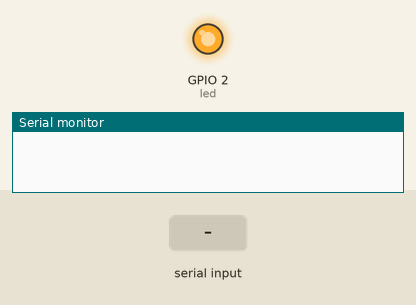
This sketch was run on a simulated ESP32. Parts: output pins drawn as LEDs (lit = HIGH), the last lines printed to the serial monitor. Dashed ring = blinking. Inputs (shaded band) come from the test bench.

Above: at 0.8 s.
0.9 s: "5\n" received over Serial
At 1.8 s:
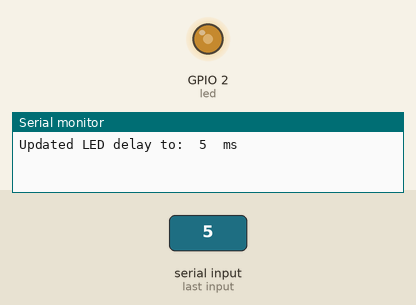
2.5 s: "90,45\n" received over Serial
At 2.81 s:
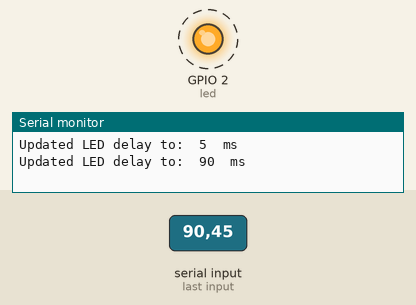
5.5 s: "30,150\n" received over Serial
7.0 s: "90\n" received over Serial
At 7.31 s:
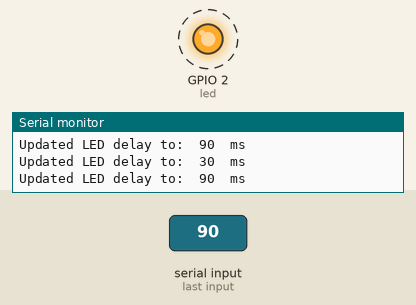
Timing chart, 0 to 11.0 s (numbered marks = the images above; inputs shaded):
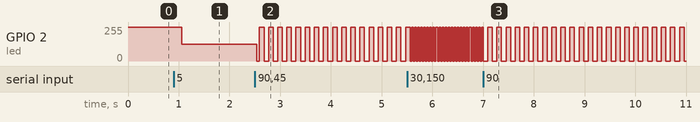

The sketch:

esp32_FreeRTOS_3b.ino
```cpp
/* FreeRTOS task scheduling */

#if CONFIG_FREERTOS_UNICORE
static const BaseType_t app_cpu = 0;
#else
static const BaseType_t app_cpu = 1;
#endif

static const int led = LED_BUILTIN;

unsigned long blinkPeriod = 1000;

static const uint8_t buf_len = 20;

/* task 1: blink a led */
void blinkLed(void *parameter) {
  while (1) {
    digitalWrite(led, HIGH);
    /* vTaskDelay() is non-blocking, tells the mcu
      to run other tasks until the delay time is up */
    vTaskDelay(blinkPeriod / portTICK_PERIOD_MS);
    digitalWrite(led, LOW);
    vTaskDelay(blinkPeriod / portTICK_PERIOD_MS);
  }
}

/* task 2: listen to the serial input */
void blinkRate(void *parameter) {
  char c;
  char buf[buf_len];
  uint8_t idx = 0;

  memset(buf, 0, buf_len);
  while (1) {
    if (Serial.available()) {
      c = Serial.read();
      if (c == '\n') {
        blinkPeriod = atoi(buf);
        Serial.print("Updated LED delay to:\t");
        Serial.print(blinkPeriod);
        Serial.println("\tms");
        memset(buf, 0, buf_len);
        idx = 0;
      }
      else {
        if (idx < buf_len - 1) {
          buf[idx] = c;
          idx++;
        }
      }
    }
  }
}

void setup() {
  pinMode(led, OUTPUT);
  Serial.begin(300);

  xTaskCreatePinnedToCore(blinkLed, "blink", 1024, NULL, 1, NULL, app_cpu);
  xTaskCreatePinnedToCore(blinkRate, "rate", 1024, NULL, 1, NULL, app_cpu);

  vTaskDelete(NULL);
}

void loop() {
}
```

Measured:
- after the input at 2.5 s, GPIO 2 (led): alternates 255/255 for 0.09 s and 0/255 for 0.09 s, starting at once
- after the input at 5.5 s, GPIO 2 (led): alternates 255/255 for 0.03 s and 0/255 for 0.03 s, starting after 0.09 s
- after the input at 7.0 s, GPIO 2 (led): alternates 255/255 for 0.09 s and 0/255 for 0.09 s, starting after 0.09 s
